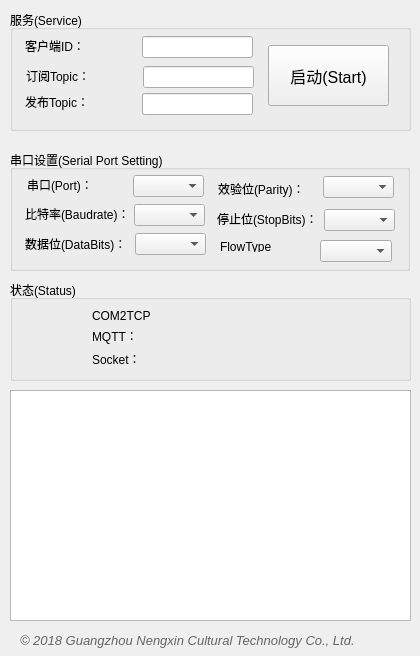
<?xml version="1.0" encoding="UTF-8"?>
<ui version="4.0">
 <class>MainWindow</class>
 <widget class="QMainWindow" name="MainWindow">
  <property name="geometry">
   <rect>
    <x>0</x>
    <y>0</y>
    <width>420</width>
    <height>656</height>
   </rect>
  </property>
  <property name="windowTitle">
   <string>MainWindow</string>
  </property>
  <widget class="QWidget" name="centralWidget">
   <widget class="QPlainTextEdit" name="editLog">
    <property name="geometry">
     <rect>
      <x>10</x>
      <y>390</y>
      <width>401</width>
      <height>231</height>
     </rect>
    </property>
   </widget>
   <widget class="QLabel" name="label_12">
    <property name="geometry">
     <rect>
      <x>20</x>
      <y>630</y>
      <width>701</width>
      <height>21</height>
     </rect>
    </property>
    <property name="font">
     <font>
      <family>Arial</family>
      <pointsize>10</pointsize>
      <weight>50</weight>
      <italic>true</italic>
      <bold>false</bold>
     </font>
    </property>
    <property name="styleSheet">
     <string notr="true">color: rgb(102, 102, 102);</string>
    </property>
    <property name="text">
     <string>© 2018 Guangzhou Nengxin Cultural Technology Co., Ltd.</string>
    </property>
   </widget>
   <widget class="QGroupBox" name="groupBox">
    <property name="geometry">
     <rect>
      <x>10</x>
      <y>150</y>
      <width>400</width>
      <height>121</height>
     </rect>
    </property>
    <property name="title">
     <string>串口设置(Serial Port Setting)</string>
    </property>
    <widget class="QComboBox" name="cbxPort">
     <property name="geometry">
      <rect>
       <x>123</x>
       <y>25</y>
       <width>71</width>
       <height>22</height>
      </rect>
     </property>
    </widget>
    <widget class="QComboBox" name="cbxBaudRate">
     <property name="geometry">
      <rect>
       <x>124</x>
       <y>54</y>
       <width>71</width>
       <height>22</height>
      </rect>
     </property>
    </widget>
    <widget class="QLabel" name="label_4">
     <property name="geometry">
      <rect>
       <x>15</x>
       <y>56</y>
       <width>111</width>
       <height>16</height>
      </rect>
     </property>
     <property name="text">
      <string>比特率(Baudrate)：</string>
     </property>
    </widget>
    <widget class="QLabel" name="label_3">
     <property name="geometry">
      <rect>
       <x>17</x>
       <y>25</y>
       <width>71</width>
       <height>20</height>
      </rect>
     </property>
     <property name="text">
      <string>串口(Port)：</string>
     </property>
    </widget>
    <widget class="QComboBox" name="cbxStopBits">
     <property name="geometry">
      <rect>
       <x>314</x>
       <y>59</y>
       <width>71</width>
       <height>22</height>
      </rect>
     </property>
    </widget>
    <widget class="QLabel" name="label_5">
     <property name="geometry">
      <rect>
       <x>15</x>
       <y>86</y>
       <width>111</width>
       <height>16</height>
      </rect>
     </property>
     <property name="text">
      <string>数据位(DataBits)：</string>
     </property>
    </widget>
    <widget class="QLabel" name="label_7">
     <property name="geometry">
      <rect>
       <x>207</x>
       <y>61</y>
       <width>111</width>
       <height>16</height>
      </rect>
     </property>
     <property name="text">
      <string>停止位(StopBits)：</string>
     </property>
    </widget>
    <widget class="QComboBox" name="cbxParity">
     <property name="geometry">
      <rect>
       <x>313</x>
       <y>26</y>
       <width>71</width>
       <height>22</height>
      </rect>
     </property>
    </widget>
    <widget class="QComboBox" name="cbxDataBits">
     <property name="geometry">
      <rect>
       <x>125</x>
       <y>83</y>
       <width>71</width>
       <height>22</height>
      </rect>
     </property>
    </widget>
    <widget class="QLabel" name="label_6">
     <property name="geometry">
      <rect>
       <x>208</x>
       <y>31</y>
       <width>91</width>
       <height>16</height>
      </rect>
     </property>
     <property name="text">
      <string>效验位(Parity)：</string>
     </property>
    </widget>
    <widget class="QLabel" name="label_10">
     <property name="geometry">
      <rect>
       <x>210</x>
       <y>90</y>
       <width>54</width>
       <height>12</height>
      </rect>
     </property>
     <property name="text">
      <string>FlowType：</string>
     </property>
    </widget>
    <widget class="QComboBox" name="cbxFlowType">
     <property name="geometry">
      <rect>
       <x>310</x>
       <y>90</y>
       <width>72</width>
       <height>22</height>
      </rect>
     </property>
    </widget>
   </widget>
   <widget class="QGroupBox" name="groupBox_2">
    <property name="geometry">
     <rect>
      <x>10</x>
      <y>280</y>
      <width>401</width>
      <height>101</height>
     </rect>
    </property>
    <property name="title">
     <string>状态(Status)</string>
    </property>
    <widget class="QLabel" name="lblMqttState_2">
     <property name="geometry">
      <rect>
       <x>82</x>
       <y>45</y>
       <width>51</width>
       <height>21</height>
      </rect>
     </property>
     <property name="text">
      <string>MQTT：</string>
     </property>
    </widget>
    <widget class="QLabel" name="lblC2TState_2">
     <property name="geometry">
      <rect>
       <x>82</x>
       <y>27</y>
       <width>61</width>
       <height>16</height>
      </rect>
     </property>
     <property name="text">
      <string>COM2TCP：</string>
     </property>
    </widget>
    <widget class="QLabel" name="lblC2TState">
     <property name="geometry">
      <rect>
       <x>143</x>
       <y>27</y>
       <width>101</width>
       <height>16</height>
      </rect>
     </property>
     <property name="text">
      <string/>
     </property>
    </widget>
    <widget class="QLabel" name="lblMqttState">
     <property name="geometry">
      <rect>
       <x>143</x>
       <y>45</y>
       <width>121</width>
       <height>21</height>
      </rect>
     </property>
     <property name="text">
      <string/>
     </property>
    </widget>
    <widget class="QLabel" name="label_8">
     <property name="geometry">
      <rect>
       <x>82</x>
       <y>71</y>
       <width>51</width>
       <height>16</height>
      </rect>
     </property>
     <property name="text">
      <string>Socket：</string>
     </property>
    </widget>
    <widget class="QLabel" name="lblSocketState">
     <property name="geometry">
      <rect>
       <x>145</x>
       <y>72</y>
       <width>111</width>
       <height>16</height>
      </rect>
     </property>
     <property name="text">
      <string/>
     </property>
    </widget>
    <widget class="HLed" name="ledCom2Tcp" native="true">
     <property name="geometry">
      <rect>
       <x>260</x>
       <y>26</y>
       <width>31</width>
       <height>21</height>
      </rect>
     </property>
    </widget>
    <widget class="HLed" name="ledMqtt" native="true">
     <property name="geometry">
      <rect>
       <x>260</x>
       <y>49</y>
       <width>31</width>
       <height>21</height>
      </rect>
     </property>
    </widget>
    <widget class="HLed" name="ledSocket" native="true">
     <property name="geometry">
      <rect>
       <x>260</x>
       <y>72</y>
       <width>31</width>
       <height>21</height>
      </rect>
     </property>
    </widget>
   </widget>
   <widget class="QGroupBox" name="groupBox_3">
    <property name="geometry">
     <rect>
      <x>10</x>
      <y>10</y>
      <width>401</width>
      <height>121</height>
     </rect>
    </property>
    <property name="title">
     <string>服务(Service)</string>
    </property>
    <widget class="QLineEdit" name="editSubscribeTopic">
     <property name="geometry">
      <rect>
       <x>133</x>
       <y>56</y>
       <width>111</width>
       <height>22</height>
      </rect>
     </property>
    </widget>
    <widget class="QLineEdit" name="editClientID">
     <property name="geometry">
      <rect>
       <x>132</x>
       <y>26</y>
       <width>111</width>
       <height>22</height>
      </rect>
     </property>
    </widget>
    <widget class="QPushButton" name="btnStart">
     <property name="geometry">
      <rect>
       <x>258</x>
       <y>35</y>
       <width>121</width>
       <height>61</height>
      </rect>
     </property>
     <property name="font">
      <font>
       <family>Arial</family>
       <pointsize>12</pointsize>
       <weight>50</weight>
       <italic>false</italic>
       <bold>false</bold>
      </font>
     </property>
     <property name="text">
      <string>启动(Start)</string>
     </property>
     <property name="checkable">
      <bool>true</bool>
     </property>
    </widget>
    <widget class="QLabel" name="label_2">
     <property name="geometry">
      <rect>
       <x>16</x>
       <y>56</y>
       <width>111</width>
       <height>20</height>
      </rect>
     </property>
     <property name="text">
      <string>订阅Topic：</string>
     </property>
    </widget>
    <widget class="QLabel" name="label">
     <property name="geometry">
      <rect>
       <x>15</x>
       <y>26</y>
       <width>111</width>
       <height>20</height>
      </rect>
     </property>
     <property name="text">
      <string>客户端ID：</string>
     </property>
    </widget>
   </widget>
   <widget class="QLineEdit" name="editPublishTopic">
    <property name="geometry">
     <rect>
      <x>142</x>
      <y>93</y>
      <width>111</width>
      <height>22</height>
     </rect>
    </property>
   </widget>
   <widget class="QLabel" name="label_9">
    <property name="geometry">
     <rect>
      <x>25</x>
      <y>92</y>
      <width>111</width>
      <height>20</height>
     </rect>
    </property>
    <property name="text">
     <string>发布Topic：</string>
    </property>
   </widget>
   <zorder>groupBox</zorder>
   <zorder>editLog</zorder>
   <zorder>label_12</zorder>
   <zorder>groupBox_2</zorder>
   <zorder>groupBox_3</zorder>
   <zorder>editPublishTopic</zorder>
   <zorder>label_9</zorder>
  </widget>
 </widget>
 <layoutdefault spacing="6" margin="11"/>
 <customwidgets>
  <customwidget>
   <class>HLed</class>
   <extends>QWidget</extends>
   <header>hled.h</header>
   <container>1</container>
  </customwidget>
 </customwidgets>
 <resources/>
 <connections/>
</ui>
